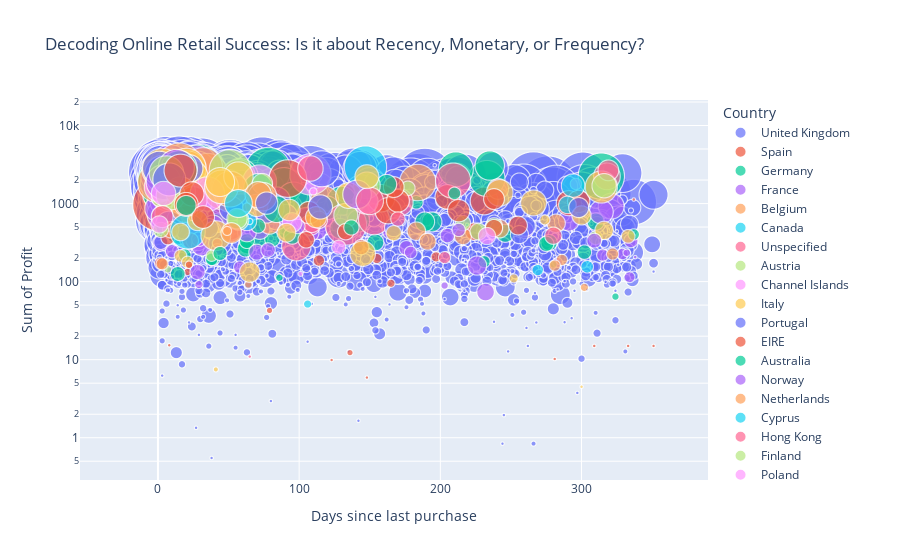

Source (notebook cell):
### Code cell
fig = px.scatter(df_viz, x="Days since last purchase", y="Sum of Profit",
	         size="Count of Orders", color="Country", size_max=60, log_y=True, title="Decoding Online Retail Success: Is it about Recency, Monetary, or Frequency?")
fig.show()
# Model idea introduction

### Figure 1 — Plotly figure (JSON) as saved in the notebook; plotly's stock layout.template omitted (floating-point values rounded to 4 significant figures; data arrays with more than 128 entries replaced by an {"elided": "..."} marker saying what was removed)
{"data": [{"hovertemplate": "Country=United Kingdom<br>Days since last purchase=%{x}<br>Sum of Profit=%{y}<br>Count of Orders=%{marker.size}<extra></extra>", "legendgroup": "United Kingdom", "marker": {"color": "#636efa", "size": {"elided": "3260 int values"}, "sizemode": "area", "sizeref": 0.07528, "symbol": "circle"}, "mode": "markers", "name": "United Kingdom", "showlegend": true, "type": "scattergl", "x": {"elided": "3260 int values"}, "xaxis": "x", "y": {"elided": "3260 float values"}, "yaxis": "y"}, {"hovertemplate": "Country=Spain<br>Days since last purchase=%{x}<br>Sum of Profit=%{y}<br>Count of Orders=%{marker.size}<extra></extra>", "legendgroup": "Spain", "marker": {"color": "#EF553B", "size": [213, 119, 72, 70, 58, 57, 52, 50, 48, 46, 33, 27, 23, 23, 22, 21, 20, 12, 8, 8, 5, 4, 1], "sizemode": "area", "sizeref": 0.07528, "symbol": "circle"}, "mode": "markers", "name": "Spain", "showlegend": true, "type": "scattergl", "x": [1, 49, 1, 46, 231, 78, 29, 74, 72, 15, 142, 50, 224, 133, 43, 28, 29, 2, 155, 197, 165, 21, 337], "xaxis": "x", "y": [970.9, 599.6, 1255.0, 1182.0, 1079.0, 964.8, 981.2, 1000.0, 768.0, 807.8, 982.6, 618.3, 436.3, 1352.0, 449.4, 363.9, 389.7, 172.1, 197.9, 207.8, 95.2, 133.4, 1126], "yaxis": "y"}, {"hovertemplate": "Country=Germany<br>Days since last purchase=%{x}<br>Sum of Profit=%{y}<br>Count of Orders=%{marker.size}<extra></extra>", "legendgroup": "Germany", "marker": {"color": "#00cc96", "size": [174, 160, 155, 124, 111, 103, 101, 97, 95, 91, 79, 74, 71, 71, 68, 65, 63, 62, 60, 60, 58, 53, 47, 43, 42, 41, 40, 38, 38, 38, 36, 36, 36, 36, 35, 35, 33, 33, 31, 30, 29, 26, 24, 24, 23, 22, 22, 21, 21, 20, 20, 20, 18, 18, 18, 17, 17, 16, 15, 15, 14, 14, 12, 12, 11, 4, 3], "sizemode": "area", "sizeref": 0.07528, "symbol": "circle"}, "mode": "markers", "name": "Germany", "showlegend": true, "type": "scattergl", "x": [29, 314, 78, 0, 4, 58, 89, 233, 8, 211, 96, 33, 39, 0, 59, 28, 130, 8, 15, 77, 55, 79, 24, 3, 4, 120, 142, 142, 0, 10, 28, 41, 18, 53, 11, 3, 23, 106, 129, 194, 189, 77, 28, 246, 20, 63, 310, 57, 154, 277, 62, 72, 91, 81, 275, 14, 63, 302, 17, 39, 81, 183, 19, 38, 231, 324, 21], "xaxis": "x", "y": [2810.0, 2249.0, 2686.0, 2057.0, 2167.0, 2187.0, 1689.0, 2097.0, 1945.0, 2753.0, 1167.0, 1795.0, 1380.0, 1317.0, 1701.0, 2617.0, 1089.0, 1036.0, 454.9, 1127.0, 1596.0, 797.7, 1013.0, 803.3, 610.5, 880.9, 735.0, 599.7, 848.5, 602.0, 2099.0, 539, 686.0, 723.4, 943.2, 577.1, 588.3, 643.3, 477.9, 582.7, 584.6, 1312.0, 383.0, 415.7, 403.7, 292.4, 587.2, 764.5, 318.1, 315.6, 263.2, 356.6, 437.6, 348.7, 305.1, 125.2, 330.8, 238.8, 850.1, 197.7, 1043.0, 1037.0, 219, 192.7, 180.1, 64.25, 739.2], "yaxis": "y"}, {"hovertemplate": "Country=France<br>Days since last purchase=%{x}<br>Sum of Profit=%{y}<br>Count of Orders=%{marker.size}<extra></extra>", "legendgroup": "France", "marker": {"color": "#ab63fa", "size": [164, 157, 147, 133, 124, 110, 105, 105, 94, 92, 90, 84, 72, 69, 69, 68, 62, 57, 56, 56, 55, 53, 53, 52, 51, 46, 43, 42, 41, 40, 38, 37, 36, 36, 35, 34, 34, 33, 32, 31, 31, 28, 27, 27, 26, 26, 23, 23, 21, 21, 20, 19, 18, 17, 16, 16, 16, 15, 13, 12, 12, 11, 10, 9, 7, 5, 4], "sizemode": "area", "sizeref": 0.07528, "symbol": "circle"}, "mode": "markers", "name": "France", "showlegend": true, "type": "scattergl", "x": [31, 27, 34, 9, 27, 1, 7, 1, 9, 14, 11, 9, 25, 3, 3, 25, 28, 84, 51, 10, 9, 4, 23, 0, 321, 70, 314, 4, 28, 66, 105, 69, 84, 84, 28, 39, 91, 291, 27, 72, 31, 226, 63, 6, 38, 113, 165, 232, 260, 108, 2, 70, 28, 176, 29, 78, 205, 335, 10, 58, 179, 315, 329, 334, 283, 29, 332], "xaxis": "x", "y": [2683.0, 2863.0, 689, 3043.0, 2609.0, 1834.0, 2284.0, 2291.0, 3006.0, 1339.0, 2019.0, 1353.0, 1248.0, 1053.0, 725.1, 397.9, 1033.0, 1091.0, 1167.0, 2134.0, 1299.0, 1031.0, 1175.0, 862.8, 925.4, 836.3, 779.6, 681.8, 353.0, 822.1, 641.1, 869.7, 769.4, 637.8, 646.7, 519.6, 716.4, 603.4, 1036.0, 470.1, 288.7, 160.5, 427.6, 582.1, 460.4, 453.0, 450.7, 73.5, 456.9, 418.1, 314.4, 238.2, 132.9, 269.4, 349.8, 254.2, 389.0, 334.9, 245.1, 153.1, 236.3, 218.4, 225.9, 114, 176.5, 91.68, 234], "yaxis": "y"}, {"hovertemplate": "Country=Belgium<br>Days since last purchase=%{x}<br>Sum of Profit=%{y}<br>Count of Orders=%{marker.size}<extra></extra>", "legendgroup": "Belgium", "marker": {"color": "#FFA15A", "size": [159, 126, 126, 113, 105, 100, 88, 85, 85, 77, 59, 54, 51, 41, 32, 29, 26, 26, 21, 11, 10, 5], "sizemode": "area", "sizeref": 0.07528, "symbol": "circle"}, "mode": "markers", "name": "Belgium", "showlegend": true, "type": "scattergl", "x": [15, 35, 0, 32, 21, 184, 45, 7, 57, 49, 118, 59, 7, 81, 79, 9, 282, 242, 216, 322, 286, 302], "xaxis": "x", "y": [3039.0, 2410.0, 1870.0, 2935.0, 2729.0, 1862.0, 1386.0, 1313.0, 2218.0, 1708.0, 1109.0, 972.8, 750.5, 854.2, 549.8, 1212.0, 559.1, 476.5, 381.1, 225.6, 189.9, 84.3], "yaxis": "y"}, {"hovertemplate": "Country=Canada<br>Days since last purchase=%{x}<br>Sum of Profit=%{y}<br>Count of Orders=%{marker.size}<extra></extra>", "legendgroup": "Canada", "marker": {"color": "#19d3f3", "size": [135, 10, 5, 1], "sizemode": "area", "sizeref": 0.07528, "symbol": "circle"}, "mode": "markers", "name": "Canada", "showlegend": true, "type": "scattergl", "x": [147, 269, 106, 219], "xaxis": "x", "y": [2940.0, 140.5, 51.56, 534.2], "yaxis": "y"}, {"hovertemplate": "Country=Unspecified<br>Days since last purchase=%{x}<br>Sum of Profit=%{y}<br>Count of Orders=%{marker.size}<extra></extra>", "legendgroup": "Unspecified", "marker": {"color": "#FF6692", "size": [131, 72, 65, 56, 34, 31, 23, 19, 11], "sizemode": "area", "sizeref": 0.07528, "symbol": "circle"}, "mode": "markers", "name": "Unspecified", "showlegend": true, "type": "scattergl", "x": [133, 153, 98, 171, 14, 108, 109, 23, 203], "xaxis": "x", "y": [540.1, 626.9, 284.3, 1038.0, 632.5, 530.2, 552, 333.2, 203.2], "yaxis": "y"}, {"hovertemplate": "Country=Austria<br>Days since last purchase=%{x}<br>Sum of Profit=%{y}<br>Count of Orders=%{marker.size}<extra></extra>", "legendgroup": "Austria", "marker": {"color": "#B6E880", "size": [129, 96, 43, 33, 21, 19, 18, 16, 14, 4], "sizemode": "area", "sizeref": 0.07528, "symbol": "circle"}, "mode": "markers", "name": "Austria", "showlegend": true, "type": "scattergl", "x": [51, 25, 133, 24, 227, 1, 216, 177, 310, 280], "xaxis": "x", "y": [2662.0, 1588.0, 707.1, 742.9, 438.0, 1168.0, 562.4, 1566.0, 364.6, 166.0], "yaxis": "y"}, {"hovertemplate": "Country=Channel Islands<br>Days since last purchase=%{x}<br>Sum of Profit=%{y}<br>Count of Orders=%{marker.size}<extra></extra>", "legendgroup": "Channel Islands", "marker": {"color": "#FF97FF", "size": [127, 88, 68, 42, 35, 10, 4], "sizemode": "area", "sizeref": 0.07528, "symbol": "circle"}, "mode": "markers", "name": "Channel Islands", "showlegend": true, "type": "scattergl", "x": [108, 72, 1, 4, 56, 296, 110], "xaxis": "x", "y": [2363.0, 1893.0, 1635.0, 1551.0, 1626.0, 1785.0, 1432], "yaxis": "y"}, {"hovertemplate": "Country=Italy<br>Days since last purchase=%{x}<br>Sum of Profit=%{y}<br>Count of Orders=%{marker.size}<extra></extra>", "legendgroup": "Italy", "marker": {"color": "#FECB52", "size": [126, 120, 111, 73, 65, 51, 27, 26, 20, 12, 11, 1], "sizemode": "area", "sizeref": 0.07528, "symbol": "circle"}, "mode": "markers", "name": "Italy", "showlegend": true, "type": "scattergl", "x": [3, 20, 22, 18, 51, 266, 16, 316, 38, 16, 21, 300], "xaxis": "x", "y": [2782.0, 2836.0, 2141.0, 1758.0, 1193.0, 1018.0, 867.9, 452.8, 437.8, 213.9, 177.3, 4.5], "yaxis": "y"}, {"hovertemplate": "Country=Portugal<br>Days since last purchase=%{x}<br>Sum of Profit=%{y}<br>Count of Orders=%{marker.size}<extra></extra>", "legendgroup": "Portugal", "marker": {"color": "#636efa", "size": [107, 97, 86, 69, 59, 57, 55, 45, 39, 36, 31, 28, 26, 25, 24, 15, 14], "sizemode": "area", "sizeref": 0.07528, "symbol": "circle"}, "mode": "markers", "name": "Portugal", "showlegend": true, "type": "scattergl", "x": [4, 116, 1, 7, 22, 8, 59, 52, 44, 77, 260, 36, 167, 256, 334, 2, 18], "xaxis": "x", "y": [2389.0, 2792.0, 2848.0, 1899.0, 2811.0, 532.8, 892.5, 860.4, 307.2, 777.2, 514.9, 483.7, 494.3, 400.5, 545.5, 318.2, 430.5], "yaxis": "y"}, {"hovertemplate": "Country=EIRE<br>Days since last purchase=%{x}<br>Sum of Profit=%{y}<br>Count of Orders=%{marker.size}<extra></extra>", "legendgroup": "EIRE", "marker": {"color": "#EF553B", "size": [106, 56, 56, 52, 47, 46, 39, 38, 38, 37, 32, 27, 22, 20, 18, 14, 4, 3, 3, 1, 1, 1, 1, 1, 1, 1], "sizemode": "area", "sizeref": 0.07528, "symbol": "circle"}, "mode": "markers", "name": "EIRE", "showlegend": true, "type": "scattergl", "x": [92, 25, 158, 163, 291, 205, 170, 107, 213, 298, 167, 255, 114, 133, 144, 7, 22, 79, 136, 8, 333, 281, 351, 309, 148, 123], "xaxis": "x", "y": [2091.0, 1101.0, 1171.0, 810.1, 1011.0, 1216.0, 1085.0, 767.0, 810.5, 1066.0, 1627.0, 523.1, 619.4, 436.8, 277.1, 362.0, 164.5, 42.7, 12.3, 15.3, 15, 10.2, 15, 15, 5.9, 9.9], "yaxis": "y"}, {"hovertemplate": "Country=Australia<br>Days since last purchase=%{x}<br>Sum of Profit=%{y}<br>Count of Orders=%{marker.size}<extra></extra>", "legendgroup": "Australia", "marker": {"color": "#00cc96", "size": [100, 64, 54, 30, 21, 16, 10], "sizemode": "area", "sizeref": 0.07528, "symbol": "circle"}, "mode": "markers", "name": "Australia", "showlegend": true, "type": "scattergl", "x": [15, 71, 84, 162, 95, 71, 337], "xaxis": "x", "y": [2781.0, 1583.0, 847.1, 1761.0, 386.2, 516.6, 401.9], "yaxis": "y"}, {"hovertemplate": "Country=Norway<br>Days since last purchase=%{x}<br>Sum of Profit=%{y}<br>Count of Orders=%{marker.size}<extra></extra>", "legendgroup": "Norway", "marker": {"color": "#ab63fa", "size": [98, 91, 17, 16, 11], "sizemode": "area", "sizeref": 0.07528, "symbol": "circle"}, "mode": "markers", "name": "Norway", "showlegend": true, "type": "scattergl", "x": [13, 4, 309, 99, 42], "xaxis": "x", "y": [2907.0, 1887.0, 334.4, 509.0, 256.4], "yaxis": "y"}, {"hovertemplate": "Country=Netherlands<br>Days since last purchase=%{x}<br>Sum of Profit=%{y}<br>Count of Orders=%{marker.size}<extra></extra>", "legendgroup": "Netherlands", "marker": {"color": "#FFA15A", "size": [95, 67, 51, 26, 21, 20, 4], "sizemode": "area", "sizeref": 0.07528, "symbol": "circle"}, "mode": "markers", "name": "Netherlands", "showlegend": true, "type": "scattergl", "x": [51, 16, 19, 183, 191, 9, 64], "xaxis": "x", "y": [1531.0, 1421.0, 840.2, 442.6, 324.9, 463.7, 91.85], "yaxis": "y"}, {"hovertemplate": "Country=Cyprus<br>Days since last purchase=%{x}<br>Sum of Profit=%{y}<br>Count of Orders=%{marker.size}<extra></extra>", "legendgroup": "Cyprus", "marker": {"color": "#19d3f3", "size": [93, 42, 29, 23, 12, 3], "sizemode": "area", "sizeref": 0.07528, "symbol": "circle"}, "mode": "markers", "name": "Cyprus", "showlegend": true, "type": "scattergl", "x": [21, 294, 63, 290, 304, 65], "xaxis": "x", "y": [439.7, 1699.0, 600.4, 962.1, 155.1, 589.0], "yaxis": "y"}, {"hovertemplate": "Country=Hong Kong<br>Days since last purchase=%{x}<br>Sum of Profit=%{y}<br>Count of Orders=%{marker.size}<extra></extra>", "legendgroup": "Hong Kong", "marker": {"color": "#FF6692", "size": [93, 53, 49, 32, 27, 16, 7, 2, 1], "sizemode": "area", "sizeref": 0.07528, "symbol": "circle"}, "mode": "markers", "name": "Hong Kong", "showlegend": true, "type": "scattergl", "x": [209, 318, 108, 241, 52, 170, 42, 24, 65], "xaxis": "x", "y": [1966.0, 2231.0, 2814.0, 1540.0, 423.4, 634.0, 311.1, 652.2, 10.95], "yaxis": "y"}, {"hovertemplate": "Country=Finland<br>Days since last purchase=%{x}<br>Sum of Profit=%{y}<br>Count of Orders=%{marker.size}<extra></extra>", "legendgroup": "Finland", "marker": {"color": "#B6E880", "size": [90, 64, 54, 33, 31, 31, 22, 18, 10, 4], "sizemode": "area", "sizeref": 0.07528, "symbol": "circle"}, "mode": "markers", "name": "Finland", "showlegend": true, "type": "scattergl", "x": [6, 9, 148, 57, 56, 74, 238, 2, 38, 7], "xaxis": "x", "y": [2461.0, 1271.0, 1710.0, 620.1, 640.5, 1797.0, 511.4, 459.6, 214.9, 144], "yaxis": "y"}, {"hovertemplate": "Country=Poland<br>Days since last purchase=%{x}<br>Sum of Profit=%{y}<br>Count of Orders=%{marker.size}<extra></extra>", "legendgroup": "Poland", "marker": {"color": "#FF97FF", "size": [89, 47, 29, 15, 2], "sizemode": "area", "sizeref": 0.07528, "symbol": "circle"}, "mode": "markers", "name": "Poland", "showlegend": true, "type": "scattergl", "x": [35, 147, 95, 128, 101], "xaxis": "x", "y": [1325.0, 1063.0, 572.2, 275.9, 125.9], "yaxis": "y"}, {"hovertemplate": "Country=Switzerland<br>Days since last purchase=%{x}<br>Sum of Profit=%{y}<br>Count of Orders=%{marker.size}<extra></extra>", "legendgroup": "Switzerland", "marker": {"color": "#FECB52", "size": [85, 77, 66, 65, 63, 53, 50, 49, 38, 35, 34, 30, 28, 23, 18, 8, 2], "sizemode": "area", "sizeref": 0.07528, "symbol": "circle"}, "mode": "markers", "name": "Switzerland", "showlegend": true, "type": "scattergl", "x": [45, 314, 41, 57, 44, 242, 135, 145, 70, 93, 112, 28, 300, 16, 167, 274, 41], "xaxis": "x", "y": [1636.0, 1628.0, 388.0, 2220.0, 1888.0, 1370.0, 1270.0, 228.1, 947.4, 826.9, 668.6, 604.4, 705.6, 432.6, 417.4, 618.6, 7.5], "yaxis": "y"}, {"hovertemplate": "Country=Malta<br>Days since last purchase=%{x}<br>Sum of Profit=%{y}<br>Count of Orders=%{marker.size}<extra></extra>", "legendgroup": "Malta", "marker": {"color": "#636efa", "size": [82, 45], "sizemode": "area", "sizeref": 0.07528, "symbol": "circle"}, "mode": "markers", "name": "Malta", "showlegend": true, "type": "scattergl", "x": [8, 115], "xaxis": "x", "y": [2040.0, 905.5], "yaxis": "y"}, {"hovertemplate": "Country=Sweden<br>Days since last purchase=%{x}<br>Sum of Profit=%{y}<br>Count of Orders=%{marker.size}<extra></extra>", "legendgroup": "Sweden", "marker": {"color": "#EF553B", "size": [81, 45, 43, 39, 22, 20, 10], "sizemode": "area", "sizeref": 0.07528, "symbol": "circle"}, "mode": "markers", "name": "Sweden", "showlegend": true, "type": "scattergl", "x": [16, 24, 20, 32, 238, 105, 114], "xaxis": "x", "y": [2643.0, 1331.0, 976.2, 671.7, 486.1, 343.4, 185.9], "yaxis": "y"}, {"hovertemplate": "Country=Japan<br>Days since last purchase=%{x}<br>Sum of Profit=%{y}<br>Count of Orders=%{marker.size}<extra></extra>", "legendgroup": "Japan", "marker": {"color": "#00cc96", "size": [65, 18, 15, 12, 4], "sizemode": "area", "sizeref": 0.07528, "symbol": "circle"}, "mode": "markers", "name": "Japan", "showlegend": true, "type": "scattergl", "x": [235, 137, 44, 210, 86], "xaxis": "x", "y": [3072.0, 494.1, 229.6, 1351.0, 112.1], "yaxis": "y"}, {"hovertemplate": "Country=European Community<br>Days since last purchase=%{x}<br>Sum of Profit=%{y}<br>Count of Orders=%{marker.size}<extra></extra>", "legendgroup": "European Community", "marker": {"color": "#ab63fa", "size": [61], "sizemode": "area", "sizeref": 0.07528, "symbol": "circle"}, "mode": "markers", "name": "European Community", "showlegend": true, "type": "scattergl", "x": [141], "xaxis": "x", "y": [1309.0], "yaxis": "y"}, {"hovertemplate": "Country=Denmark<br>Days since last purchase=%{x}<br>Sum of Profit=%{y}<br>Count of Orders=%{marker.size}<extra></extra>", "legendgroup": "Denmark", "marker": {"color": "#FFA15A", "size": [61, 52, 33, 11, 6, 6], "sizemode": "area", "sizeref": 0.07528, "symbol": "circle"}, "mode": "markers", "name": "Denmark", "showlegend": true, "type": "scattergl", "x": [74, 71, 52, 3, 49, 63], "xaxis": "x", "y": [1227.0, 1298.0, 419.5, 168.9, 445.7, 891.4], "yaxis": "y"}, {"hovertemplate": "Country=RSA<br>Days since last purchase=%{x}<br>Sum of Profit=%{y}<br>Count of Orders=%{marker.size}<extra></extra>", "legendgroup": "RSA", "marker": {"color": "#19d3f3", "size": [58], "sizemode": "area", "sizeref": 0.07528, "symbol": "circle"}, "mode": "markers", "name": "RSA", "showlegend": true, "type": "scattergl", "x": [57], "xaxis": "x", "y": [1002.0], "yaxis": "y"}, {"hovertemplate": "Country=Greece<br>Days since last purchase=%{x}<br>Sum of Profit=%{y}<br>Count of Orders=%{marker.size}<extra></extra>", "legendgroup": "Greece", "marker": {"color": "#FF6692", "size": [56, 36, 32, 22], "sizemode": "area", "sizeref": 0.07528, "symbol": "circle"}, "mode": "markers", "name": "Greece", "showlegend": true, "type": "scattergl", "x": [150, 3, 319, 280], "xaxis": "x", "y": [1081.0, 681.0, 2661.0, 387.3], "yaxis": "y"}, {"hovertemplate": "Country=Lebanon<br>Days since last purchase=%{x}<br>Sum of Profit=%{y}<br>Count of Orders=%{marker.size}<extra></extra>", "legendgroup": "Lebanon", "marker": {"color": "#B6E880", "size": [45], "sizemode": "area", "sizeref": 0.07528, "symbol": "circle"}, "mode": "markers", "name": "Lebanon", "showlegend": true, "type": "scattergl", "x": [316], "xaxis": "x", "y": [1694.0], "yaxis": "y"}, {"hovertemplate": "Country=USA<br>Days since last purchase=%{x}<br>Sum of Profit=%{y}<br>Count of Orders=%{marker.size}<extra></extra>", "legendgroup": "USA", "marker": {"color": "#FF97FF", "size": [45, 22, 22], "sizemode": "area", "sizeref": 0.07528, "symbol": "circle"}, "mode": "markers", "name": "USA", "showlegend": true, "type": "scattergl", "x": [4, 1, 233], "xaxis": "x", "y": [1347.0, 539.9, 383.9], "yaxis": "y"}, {"hovertemplate": "Country=Israel<br>Days since last purchase=%{x}<br>Sum of Profit=%{y}<br>Count of Orders=%{marker.size}<extra></extra>", "legendgroup": "Israel", "marker": {"color": "#FECB52", "size": [43, 31, 27, 14, 6], "sizemode": "area", "sizeref": 0.07528, "symbol": "circle"}, "mode": "markers", "name": "Israel", "showlegend": true, "type": "scattergl", "x": [148, 65, 91, 333, 252], "xaxis": "x", "y": [2210.0, 132.2, 423.7, 379.8, 110], "yaxis": "y"}, {"hovertemplate": "Country=United Arab Emirates<br>Days since last purchase=%{x}<br>Sum of Profit=%{y}<br>Count of Orders=%{marker.size}<extra></extra>", "legendgroup": "United Arab Emirates", "marker": {"color": "#636efa", "size": [38, 30], "sizemode": "area", "sizeref": 0.07528, "symbol": "circle"}, "mode": "markers", "name": "United Arab Emirates", "showlegend": true, "type": "scattergl", "x": [77, 298], "xaxis": "x", "y": [1013.0, 889.2], "yaxis": "y"}, {"hovertemplate": "Country=Brazil<br>Days since last purchase=%{x}<br>Sum of Profit=%{y}<br>Count of Orders=%{marker.size}<extra></extra>", "legendgroup": "Brazil", "marker": {"color": "#EF553B", "size": [32], "sizemode": "area", "sizeref": 0.07528, "symbol": "circle"}, "mode": "markers", "name": "Brazil", "showlegend": true, "type": "scattergl", "x": [238], "xaxis": "x", "y": [1144.0], "yaxis": "y"}, {"hovertemplate": "Country=Czech Republic<br>Days since last purchase=%{x}<br>Sum of Profit=%{y}<br>Count of Orders=%{marker.size}<extra></extra>", "legendgroup": "Czech Republic", "marker": {"color": "#00cc96", "size": [30], "sizemode": "area", "sizeref": 0.07528, "symbol": "circle"}, "mode": "markers", "name": "Czech Republic", "showlegend": true, "type": "scattergl", "x": [20], "xaxis": "x", "y": [945.8], "yaxis": "y"}, {"hovertemplate": "Country=Bahrain<br>Days since last purchase=%{x}<br>Sum of Profit=%{y}<br>Count of Orders=%{marker.size}<extra></extra>", "legendgroup": "Bahrain", "marker": {"color": "#ab63fa", "size": [13, 4, 1], "sizemode": "area", "sizeref": 0.07528, "symbol": "circle"}, "mode": "markers", "name": "Bahrain", "showlegend": true, "type": "scattergl", "x": [213, 203, 338], "xaxis": "x", "y": [459.4, 89, 205.7], "yaxis": "y"}, {"hovertemplate": "Country=Saudi Arabia<br>Days since last purchase=%{x}<br>Sum of Profit=%{y}<br>Count of Orders=%{marker.size}<extra></extra>", "legendgroup": "Saudi Arabia", "marker": {"color": "#FFA15A", "size": [10], "sizemode": "area", "sizeref": 0.07528, "symbol": "circle"}, "mode": "markers", "name": "Saudi Arabia", "showlegend": true, "type": "scattergl", "x": [281], "xaxis": "x", "y": [160.7], "yaxis": "y"}], "layout": {"legend": {"itemsizing": "constant", "title": {"text": "Country"}, "tracegroupgap": 0}, "title": {"text": "Decoding Online Retail Success: Is it about Recency, Monetary, or Frequency?"}, "xaxis": {"anchor": "y", "domain": [0, 1], "title": {"text": "Days since last purchase"}}, "yaxis": {"anchor": "x", "domain": [0, 1], "title": {"text": "Sum of Profit"}, "type": "log"}}}
